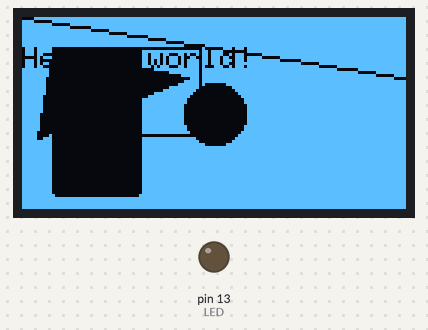
Simulated run of this sketch. Board: Arduino Uno, built with avr-gcc and run on an emulated ATmega328P. Parts: 128×64 one-colour display, output pins drawn as LEDs (lit = HIGH). What the sketch prints to the serial monitor is not drawn.

Above: at 2.2 s.

The sketch:

05_test_OLED.ino
```cpp
// (licence header left out)
/*********
  Rui Santos
  Complete project details at https://randomnerdtutorials.com
*********/


// -------------------------- Includes [2] --------------------------
//#include <Arduino.h>
#include <Wire.h>
#include <Adafruit_SSD1306.h>

// -------------------------- Defines and Const []--------------------------


#define LED                         LED_BUILTIN  // digital pin connected to LED, for testing of switch code only


// Console
//-----------
#define SERIAL_DEBUG // Uncomment to let the board print debug statements through the debug port (USB)
#define SERIAL_BAUDS 9600

#define SCREEN_WIDTH 128 // OLED display width, in pixels
#define SCREEN_HEIGHT 64 // OLED display height, in pixels
#define OLED_RESET     4 // Reset pin # (or -1 if sharing Arduino reset pin)
#define SCREEN_ADDRESS 0x3C ///< See datasheet for Address; 0x3D for 128x64, 0x3C for 128x32
Adafruit_SSD1306 display(SCREEN_WIDTH, SCREEN_HEIGHT, &Wire, OLED_RESET);


// -------------------------- Macros [1] --------------------------
#ifdef SERIAL_DEBUG
  #define printDebug(message)   Serial.print(message)
  #define printDebugln(message) Serial.println(message)
#else
  #define printDebug(message) // Leave the macro empty
  #define printDebugln(message) // Leave the macro empty
#endif

// -------------------------- Global Variables [0]--------------------------


// -------------------------- Functions declaration [0] --------------------------
void      pinSetUp                (void); // for template


// -------------------------- ISR [0]--------------------------


// -------------------------- Set up --------------------------
void setup()
{

  pinSetUp();


  #ifdef SERIAL_DEBUG
  Serial.begin(SERIAL_BAUDS);
  while(!Serial) // Wait here until the connection with the computer has been established
  #endif

  delay(1000);

  printDebugln("%%%%%%%%%%%%%%%%%%%%%%%%%%%%%%%%%%%%%%%%%%%%%%%%%%%%%%");
  printDebugln("Starting a new session");
  printDebugln("Welcome to the SSD1302 test");


  printDebug("Initialisation...");

  if(!display.begin(SSD1306_SWITCHCAPVCC, SCREEN_ADDRESS)) {
    printDebugln(F("SSD1306 allocation failed"));
    for(;;); // Don't proceed, loop forever
  }

  // Clear the buffer
  display.clearDisplay();


  // Follow (2022-02-22)
  //https://randomnerdtutorials.com/guide-for-oled-display-with-arduino/

  // Draw a single pixel in white
  //------------------------------
  display.drawPixel(10, 10, SSD1306_WHITE);
  // Show the display buffer on the OLED. You MUST call display() after
  // drawing commands to make them visible on screen!
  display.display();
  delay(2000);
  // display.display() is NOT necessary after every single drawing command,
  // unless that's what you want...rather, you can batch up a bunch of
  // drawing operations and then update the screen all at once by calling
  // display.display(). These examples demonstrate both approaches...


  // Display text “Hello, world!”
  //------------------------------
  display.setTextSize(1);
  display.setTextColor(WHITE);
  display.setCursor(0, 10);
  // Display static text
  display.println("Hello, world!");
  display.display();


  //Draw a pixel
  display.drawPixel(64, 32, WHITE);

  //Draw a line
  display.drawLine(0, 0, 127, 20, WHITE);

  //Draw a rectangle
  //drawRect(x, y, width, height, color)
  display.drawRect(10, 10, 50, 30, WHITE);

  //fillRect(x, y, width, height, color)

  display.drawRoundRect(10, 10, 30, 50, 2, WHITE);

  display.fillRoundRect(10, 10, 30, 50, 2, WHITE);

  //Draw a circle
  display.drawCircle(64, 32, 10, WHITE);
  display.fillCircle(64, 32, 10, WHITE);

  //Draw a triangle
  display.drawTriangle(10, 10, 55, 20, 5, 40, WHITE);

  display.fillTriangle(10, 10, 55, 20, 5, 40, WHITE);

  //Invert
  display.invertDisplay(true);
  //display.invertDisplay(true);

  display.display();

  printDebugln("done");
}


// -------------------------- Loop --------------------------
void loop()
{


}


// -------------------------- Functions definition [1]--------------------------


//******************************************************************************************
void      pinSetUp                (void)
{

  pinMode(LED, OUTPUT);


} // END OF FUNCTION


// END OF FILE
```
